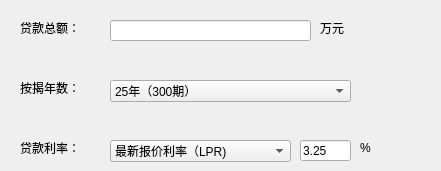
      <widget class="QWidget" name="page_6">
       <widget class="QLineEdit" name="lineEdit_10">
        <property name="geometry">
         <rect>
          <x>110</x>
          <y>20</y>
          <width>201</width>
          <height>21</height>
         </rect>
        </property>
       </widget>
       <widget class="QLabel" name="label_17">
        <property name="geometry">
         <rect>
          <x>20</x>
          <y>20</y>
          <width>72</width>
          <height>15</height>
         </rect>
        </property>
        <property name="text">
         <string>贷款总额：</string>
        </property>
       </widget>
       <widget class="QLabel" name="label_18">
        <property name="geometry">
         <rect>
          <x>20</x>
          <y>80</y>
          <width>72</width>
          <height>15</height>
         </rect>
        </property>
        <property name="text">
         <string>按揭年数：</string>
        </property>
       </widget>
       <widget class="QLabel" name="label_19">
        <property name="geometry">
         <rect>
          <x>20</x>
          <y>140</y>
          <width>72</width>
          <height>15</height>
         </rect>
        </property>
        <property name="text">
         <string>贷款利率：</string>
        </property>
       </widget>
       <widget class="QComboBox" name="comboBox_8">
        <property name="geometry">
         <rect>
          <x>110</x>
          <y>80</y>
          <width>241</width>
          <height>22</height>
         </rect>
        </property>
        <item>
         <property name="text">
          <string>25年（300期）</string>
         </property>
        </item>
        <item>
         <property name="text">
          <string>24年（288期)</string>
         </property>
        </item>
        <item>
         <property name="text">
          <string>23年（276期）</string>
         </property>
        </item>
        <item>
         <property name="text">
          <string>22年（264期）</string>
         </property>
        </item>
        <item>
         <property name="text">
          <string>21年（252期）</string>
         </property>
        </item>
        <item>
         <property name="text">
          <string>20年（240期）</string>
         </property>
        </item>
        <item>
         <property name="text">
          <string>19年（228期）</string>
         </property>
        </item>
        <item>
         <property name="text">
          <string>18年（216期）</string>
         </property>
        </item>
        <item>
         <property name="text">
          <string>17年（204期）</string>
         </property>
        </item>
        <item>
         <property name="text">
          <string>16年（192期）</string>
         </property>
        </item>
        <item>
         <property name="text">
          <string>15年（180期）</string>
         </property>
        </item>
        <item>
         <property name="text">
          <string>14年（168期）</string>
         </property>
        </item>
        <item>
         <property name="text">
          <string>13年（156期)</string>
         </property>
        </item>
        <item>
         <property name="text">
          <string>12年（144期)</string>
         </property>
        </item>
        <item>
         <property name="text">
          <string>11年（132期）</string>
         </property>
        </item>
        <item>
         <property name="text">
          <string>10年（120期）</string>
         </property>
        </item>
        <item>
         <property name="text">
          <string>9年（108期）</string>
         </property>
        </item>
        <item>
         <property name="text">
          <string>8年（96期）</string>
         </property>
        </item>
        <item>
         <property name="text">
          <string>7年（84期）</string>
         </property>
        </item>
        <item>
         <property name="text">
          <string>6年（72期）</string>
         </property>
        </item>
        <item>
         <property name="text">
          <string>5年（60期）</string>
         </property>
        </item>
        <item>
         <property name="text">
          <string>4年（48期）</string>
         </property>
        </item>
        <item>
         <property name="text">
          <string>3年（36期）</string>
         </property>
        </item>
        <item>
         <property name="text">
          <string>2年（24期）</string>
         </property>
        </item>
        <item>
         <property name="text">
          <string>1年（12期）</string>
         </property>
        </item>
       </widget>
       <widget class="QComboBox" name="comboBox_14">
        <property name="geometry">
         <rect>
          <x>110</x>
          <y>140</y>
          <width>181</width>
          <height>22</height>
         </rect>
        </property>
        <property name="currentIndex">
         <number>0</number>
        </property>
        <item>
         <property name="text">
          <string>最新报价利率（LPR)</string>
         </property>
        </item>
        <item>
         <property name="text">
          <string>基准利率</string>
         </property>
        </item>
        <item>
         <property name="text">
          <string>基准利率下限（7折）</string>
         </property>
        </item>
        <item>
         <property name="text">
          <string>基准利率上限（1.1倍）</string>
         </property>
        </item>
        <item>
         <property name="text">
          <string>基准利率上限（1.05倍）</string>
         </property>
        </item>
        <item>
         <property name="text">
          <string>基准利率下限（85折）</string>
         </property>
        </item>
       </widget>
       <widget class="QLineEdit" name="lineEdit_11">
        <property name="geometry">
         <rect>
          <x>300</x>
          <y>140</y>
          <width>51</width>
          <height>21</height>
         </rect>
        </property>
        <property name="text">
         <string>3.25</string>
        </property>
        <property name="placeholderText">
         <string/>
        </property>
       </widget>
       <widget class="QLabel" name="label_32">
        <property name="geometry">
         <rect>
          <x>360</x>
          <y>140</y>
          <width>72</width>
          <height>15</height>
         </rect>
        </property>
        <property name="text">
         <string>%</string>
        </property>
       </widget>
       <widget class="QLabel" name="label_37">
        <property name="geometry">
         <rect>
          <x>320</x>
          <y>20</y>
          <width>72</width>
          <height>15</height>
         </rect>
        </property>
        <property name="text">
         <string>万元</string>
        </property>
       </widget>
      </widget>
